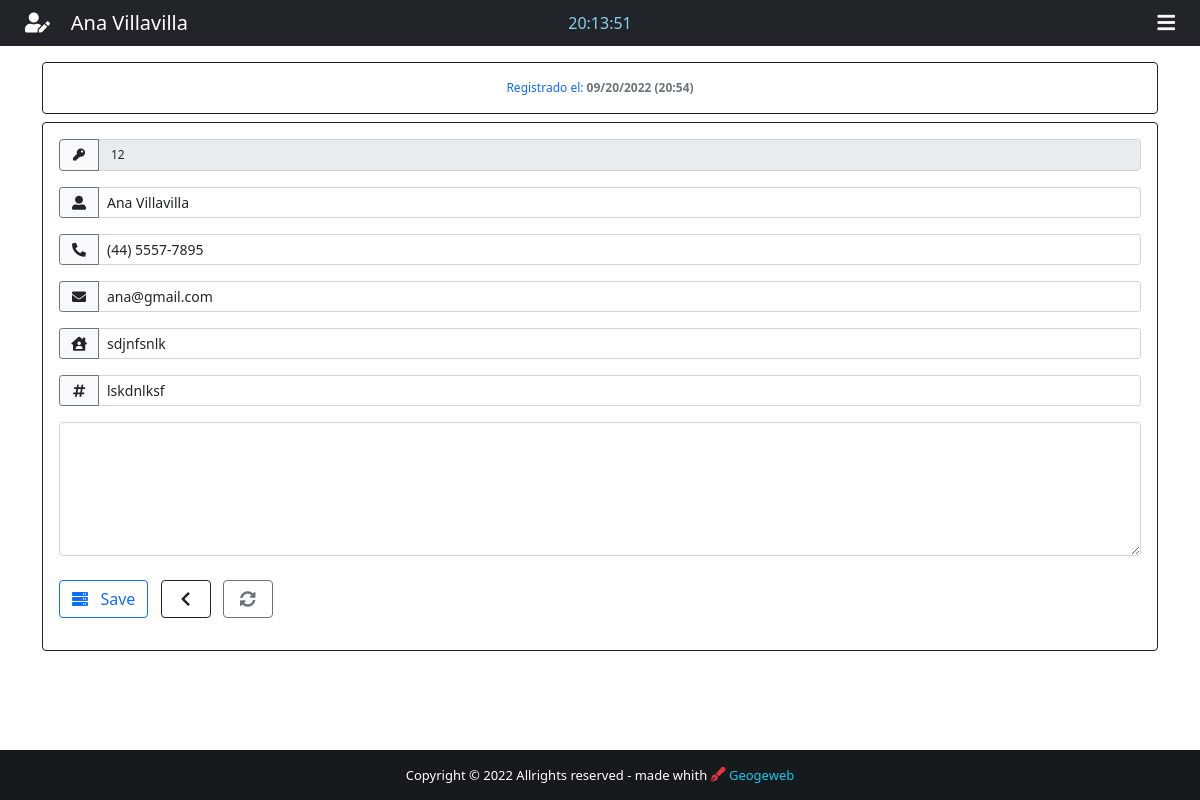
/provee/12 (signed in), run on the app's committed database.
### apparm/models.py (models this page shows, shortened)
class Proveedor(models.Model):
    id = models.IntegerField(primary_key=True)
    nombre = models.CharField(max_length=100)
    telefono = models.CharField(max_length=100)
    email = models.CharField(max_length=100)
    direccion = models.CharField(max_length=100)
    rrss = models.CharField(max_length=100)
    nota = models.TextField(blank=True)
    created_at = models.DateTimeField(auto_now_add=True)

### apparm/views.py (the view)
# urls.py: path('provee/<str:pro_id>', views.provee, name='provee'),
@cache_control(no_cache = True, must_revalidate= True, no_store = True)
@login_required(login_url = 'login')
def provee(request, pro_id):
    proveedor = Proveedor.objects.get(id=pro_id)
    if proveedor != None:
        return render(request, 'edit.html', {'proveedor':proveedor})

### apparm/templates/edit.html (shortened to what this page needs)
{% extends 'add.html' %}
{% block navbar-content %}
<i class="fas fa-user-edit"></i>&nbsp; &nbsp; {{proveedor.nombre}}
{% endblock navbar-content %}
{%block card-title%} Registrado el: <span class="text-secondary"><strong> {{proveedor.created_at | date:'m/d/Y (H:i)'}}</strong></span> {% endblock card-title%}
{% block button-content1 %} <i class="fas fa-server"></i>&nbsp;&nbsp; Save {% endblock button-content1 %}
{% block Action %} action="/edit_proveedor" {% endblock Action %}
{% block Value-id %}
<div class="input-group mb-3">
    <span class="side-label btn border-secondary bg-light txt-sm"><i class="fas fa-key"></i> </span>
    <input type="text" class="form-control txt-sm" name="id" value="{{ proveedor.id }}" readonly>
</div>
{% endblock Value-id %}
{% block value-nombre %} value="{{ proveedor.nombre }}" {% endblock value-nombre %}
{% block Value-telefono %} value="{{ proveedor.telefono }}" {% endblock Value-telefono %}
{% block Value-email %} value="{{ proveedor.email }}" {% endblock Value-email %}
{% block Value-direccion %} value="{{ proveedor.direccion }}" {% endblock Value-direccion %}
{% block Value-rrss %} value="{{ proveedor.rrss }}" {% endblock Value-rrss %}
{% block Value-nota %} {{ proveedor.nota }} {% endblock Value-nota %}

### apparm/templates/add.html (shortened to what this page needs)
{% extends 'base.html' %}
{% block time %}
<div class="col-sm">
    <center>
        <span style="color:#89cff0 ;" id="clock" ></span>
    </center>
</div>
{% endblock time %}
{% block nav-btn %}
<div class="text-light" id="side-bar" data-bs-toggle="offcanvas" data-bs-target="#offcanvasRight" aria-controls="offcanvasRight">
    <i class="fas fa-bars"></i>
</div>
{% endblock nav-btn %}
{% block content %}
<div class="container">
    <div class="row">
        <div class="col-lg-12">
           <div class="card card-body border-dark text-primary mt-3">
                <span class="text-center txt-sm" id="info">{%block card-title%} Rellene el siguiente formulario {% endblock card-title%}</span>
            </div>
            <form {% block Action %}action="/add_proveedor" {% endblock Action %} method="POST" enctype="multipart/form-data" class="card p-3 border-dark mt-2">
                {% block Value-id %} {% endblock Value-id %}
                <div class="input-group input-group-sm mb-3">
                    <span class="side-label btn border-secondary bg-light txt-sm"><i class="fas fa-user-alt"></i></span>
                    <input type="text" class="form-control" name="nombre" maxlength="50" id="nombre" placeholder="Nombre proveedor" required {% block value-nombre %} {% endblock value-nombre %}>
                </div>
                <div class="input-group input-group-sm mb-3">
                    <span class="side-label btn border-secondary bg-light txt-sm"><i class="fas fa-phone-alt"></i></span>
                    <input type="text" class="form-control" name="telefono" id="telefono" placeholder="Telefono proveedor" required {% block Value-telefono %} {% endblock Value-telefono %}>
                </div>
                <div class="input-group input-group-sm mb-3">
                    <span class="side-label btn border-secondary bg-light txt-sm"><i class="fas fa-envelope"></i></span>
                    <input type="text" class="form-control" name="email" maxlength="40" id="email" placeholder="Email proveedor" required {% block Value-email %} {% endblock Value-email %}>
                </div>
                <div class="input-group input-group-sm mb-3">
                    <span class="side-label btn border-secondary bg-light txt-sm"><i class="fas fa-house-user"></i></span>
                    <input type="text" class="form-control" name="direccion" id="direccion" maxlength="70" placeholder="Direccion proveedor" required {% block Value-direccion %} {% endblock Value-direccion %}>
                </div>
                <div class="input-group input-group-sm mb-3">
                    <span class="side-label btn border-secondary bg-light txt-sm"><i class="fas fa-hashtag"></i></span>
                    <input type="text" class="form-control" name="rrss" maxlength="70" id="rrss" placeholder="RRSS proveedor" required {% block Value-rrss %} {% endblock Value-rrss %}>
                </div>
                <div class="form-group">
                    <textarea class="form-control text-small"  name="nota" maxlength="1000" id=""  rows="5" placeholder="Descripcion opcional">{% block Value-nota %} {% endblock Value-nota %}</textarea>
                </div>
                <div class="mt-4" style="width: 100%;" id="btn-desktop">
                    <button type="submit" class="btn btn-outline-primary mb-3 btn-add">
                        {% block button-content1 %}{% endblock button-content1 %}
                    </button>
                    <a href="{% url 'backend' %}" class="btn btn-outline-dark mb-3 ms-2" style="width: 50px;" title="Back">
                        <i class="fas fa-chevron-left"></i>
                    </a>
                    <button type="reset" class="btn btn-outline-secondary mb-3 ms-2" style="width: 50px;" title="Reset">
                        <i class="fas fa-sync-alt"></i>
                    </button>
                </div>
            </form>
        </div>
    </div>
</div>
<br><br><br>
{% endblock content %}

### apparm/static/css/style.css (style rules this page uses)
html, body { height: 100%; margin: 0; max-width: 100%; overflow: hidden; }
#side-bar, #front-nav-icon { float: right; margin-right: 25px; cursor: pointer; font-size: 20px; }
.txt-sm { font-size: 12px; }
.side-label { width: 40px; }

### data on the page
Proveedor: nombre "Ana Villavilla", created_at "09/20/2022 (20:54)", id "12", telefono "(44) 5557-7895", email "ana@gmail.com", direccion "sdjnfsnlk", rrss "lskdnlksf"
